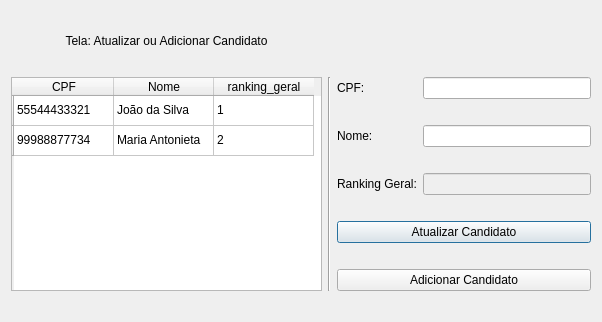
<?xml version="1.0" encoding="UTF-8"?>
<ui version="4.0">
 <class>EditarCandidato</class>
 <widget class="QDialog" name="EditarCandidato">
  <property name="geometry">
   <rect>
    <x>0</x>
    <y>0</y>
    <width>602</width>
    <height>322</height>
   </rect>
  </property>
  <property name="windowTitle">
   <string>Dialog</string>
  </property>
  <layout class="QGridLayout" name="gridLayout">
   <item row="0" column="0">
    <widget class="QLabel" name="label_4">
     <property name="maximumSize">
      <size>
       <width>16777215</width>
       <height>20</height>
      </size>
     </property>
     <property name="text">
      <string>Tela: Atualizar ou Adicionar Candidato</string>
     </property>
     <property name="alignment">
      <set>Qt::AlignCenter</set>
     </property>
    </widget>
   </item>
   <item row="1" column="1" rowspan="5">
    <widget class="Line" name="line">
     <property name="orientation">
      <enum>Qt::Vertical</enum>
     </property>
    </widget>
   </item>
   <item row="1" column="2">
    <widget class="QLabel" name="label">
     <property name="text">
      <string>CPF:</string>
     </property>
    </widget>
   </item>
   <item row="1" column="3">
    <widget class="QLineEdit" name="lineEdit"/>
   </item>
   <item row="2" column="2">
    <widget class="QLabel" name="label_2">
     <property name="text">
      <string>Nome:</string>
     </property>
    </widget>
   </item>
   <item row="2" column="3">
    <widget class="QLineEdit" name="lineEdit_2"/>
   </item>
   <item row="3" column="2">
    <widget class="QLabel" name="label_3">
     <property name="text">
      <string>Ranking Geral:</string>
     </property>
    </widget>
   </item>
   <item row="3" column="3">
    <widget class="QLineEdit" name="lineEdit_3">
     <property name="enabled">
      <bool>false</bool>
     </property>
    </widget>
   </item>
   <item row="4" column="2" colspan="2">
    <widget class="QPushButton" name="pushButton_2">
     <property name="text">
      <string>Atualizar Candidato</string>
     </property>
    </widget>
   </item>
   <item row="5" column="2" colspan="2">
    <widget class="QPushButton" name="pushButton">
     <property name="text">
      <string>Adicionar Candidato</string>
     </property>
    </widget>
   </item>
   <item row="1" column="0" rowspan="5">
    <widget class="QTableWidget" name="tableWidget">
     <property name="minimumSize">
      <size>
       <width>311</width>
       <height>0</height>
      </size>
     </property>
     <row>
      <property name="text">
       <string/>
      </property>
     </row>
     <row>
      <property name="text">
       <string/>
      </property>
     </row>
     <column>
      <property name="text">
       <string>CPF</string>
      </property>
     </column>
     <column>
      <property name="text">
       <string>Nome</string>
      </property>
     </column>
     <column>
      <property name="text">
       <string>ranking_geral</string>
      </property>
     </column>
     <item row="0" column="0">
      <property name="text">
       <string>55544433321</string>
      </property>
     </item>
     <item row="0" column="1">
      <property name="text">
       <string>João da Silva</string>
      </property>
     </item>
     <item row="0" column="2">
      <property name="text">
       <string>1</string>
      </property>
     </item>
     <item row="1" column="0">
      <property name="text">
       <string>99988877734</string>
      </property>
     </item>
     <item row="1" column="1">
      <property name="text">
       <string>Maria Antonieta</string>
      </property>
     </item>
     <item row="1" column="2">
      <property name="text">
       <string>2</string>
      </property>
     </item>
    </widget>
   </item>
  </layout>
 </widget>
 <resources/>
 <connections/>
</ui>
